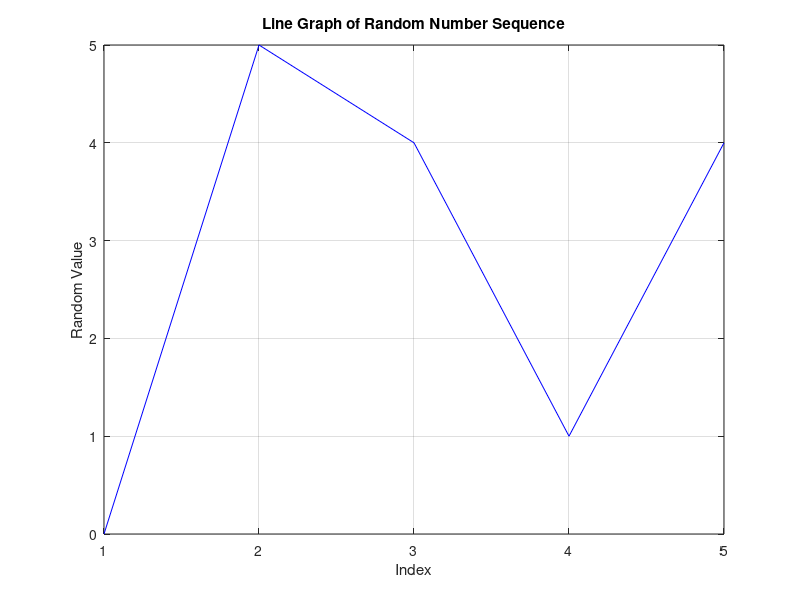

Write the MATLAB code that produced this figure.
range=input('Enter the maximum random number that can be plotted');
n=input('Enter the total number of plots');
random_numbers = randi([0 range],[1 n]);
plot(random_numbers, 'b-');
xlabel('Index');
ylabel('Random Value');
title('Line Graph of Random Number Sequence');
grid on;
